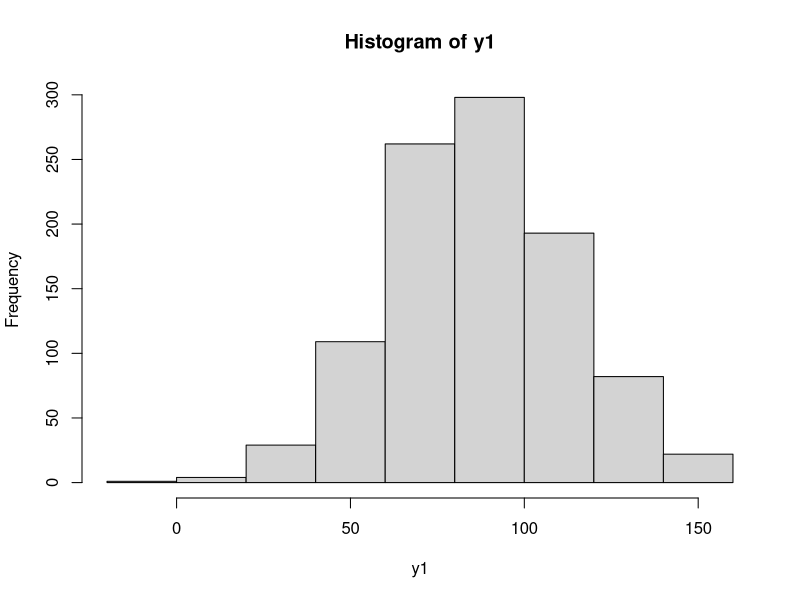
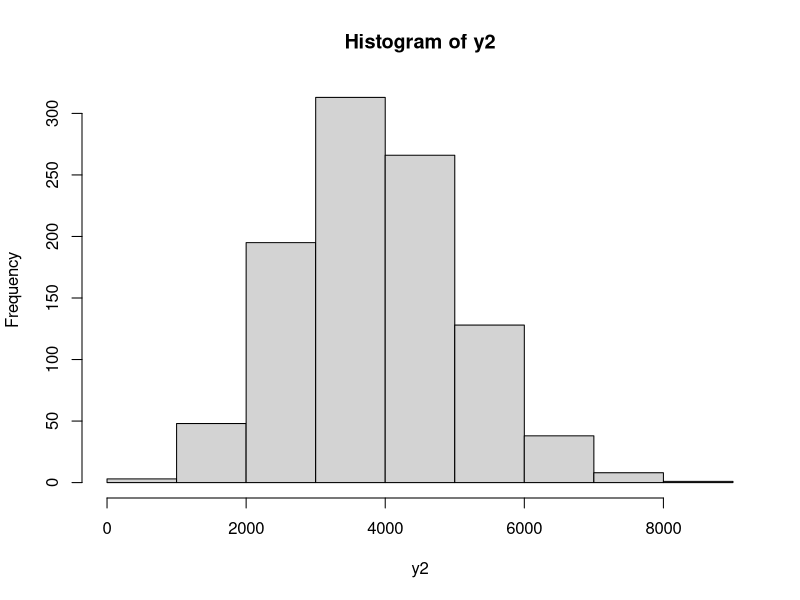
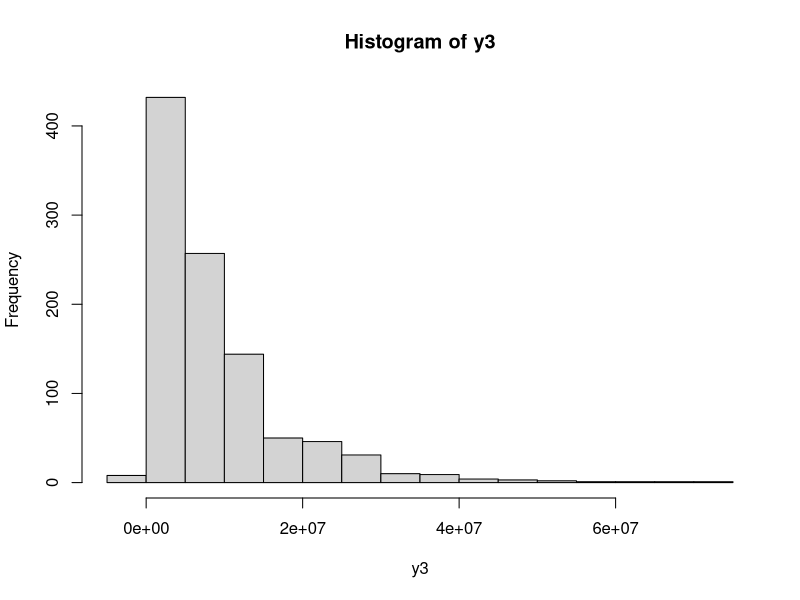
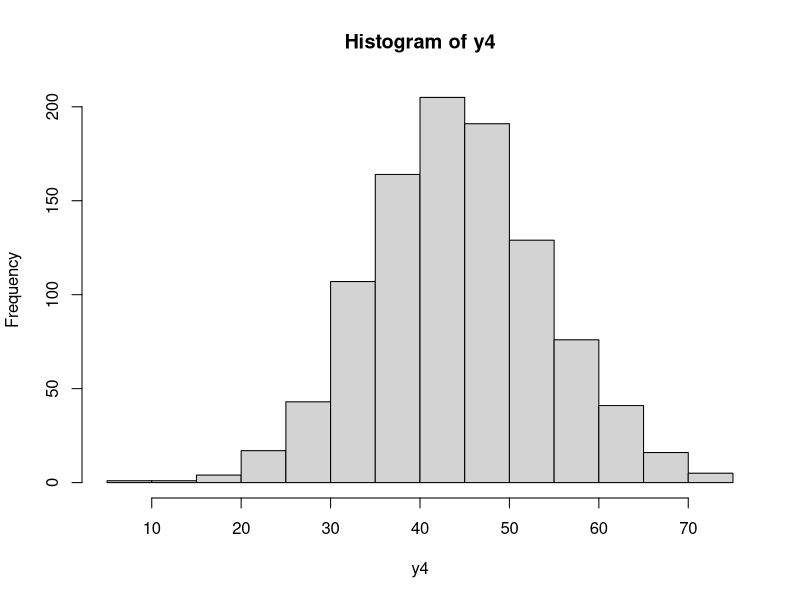

Reproduce these figures in R, in order. (Note: this script raises an error after producing the figures.)
# Seed
set.seed(1456)

# Predictor Variables
x1 <- rnorm(1000, mean = rnorm(1, 50, 10), sd = rnorm(1, 10, 3))
x2 <- rnorm(1000, mean = rnorm(1, 50, 10), sd = rnorm(1, 10, 3))
x3 <- rnorm(1000, mean = rnorm(1, 50, 10), sd = rnorm(1, 10, 3))
x4 <- rnorm(1000, mean = rnorm(1, 50, 10), sd = rnorm(1, 10, 3))
x5 <- rnorm(1000, mean = rnorm(1, 50, 10), sd = rnorm(1, 10, 3))
x6 <- rnorm(1000, mean = rnorm(1, 50, 10), sd = rnorm(1, 10, 3))
x7 <- rnorm(1000, mean = rnorm(1, 50, 10), sd = rnorm(1, 10, 3))
x8 <- rnorm(1000, mean = rnorm(1, 50, 10), sd = rnorm(1, 10, 3))
x9 <- rnorm(1000, mean = rnorm(1, 50, 10), sd = rnorm(1, 10, 3))
x10 <- rnorm(1000, mean = rnorm(1, 50, 10), sd = rnorm(1, 10, 3))

# Predicted Variables

y1 <- x1 + x3 + x6 + x10 - x5 - x8
hist(y1)

y2 <- x2^2 + x5^2 + x6 + x7 - x9^2
hist(y2)

y3 <- x1^3 + x8^4 + x10^2 - x2^3 - x7
hist(y3)

y4 <- (log(x1 + x9) - sin(x8^3))/x2 + x1
hist(y4)

# Data Frame
df <- data.frame(x1, x2, x3, x4, x5, x6, x7, x8, x9, x10, y1, y2, y3, y4)
df <- df %>% mutate(id = row_number())

round(as.matrix(cor(df[1:10])), 4)

# Test and Training Sets
train <- sample_n(df, 800)
test <- anti_join(df, train, by = 'id')

glimpse(test)
glimpse(train)
